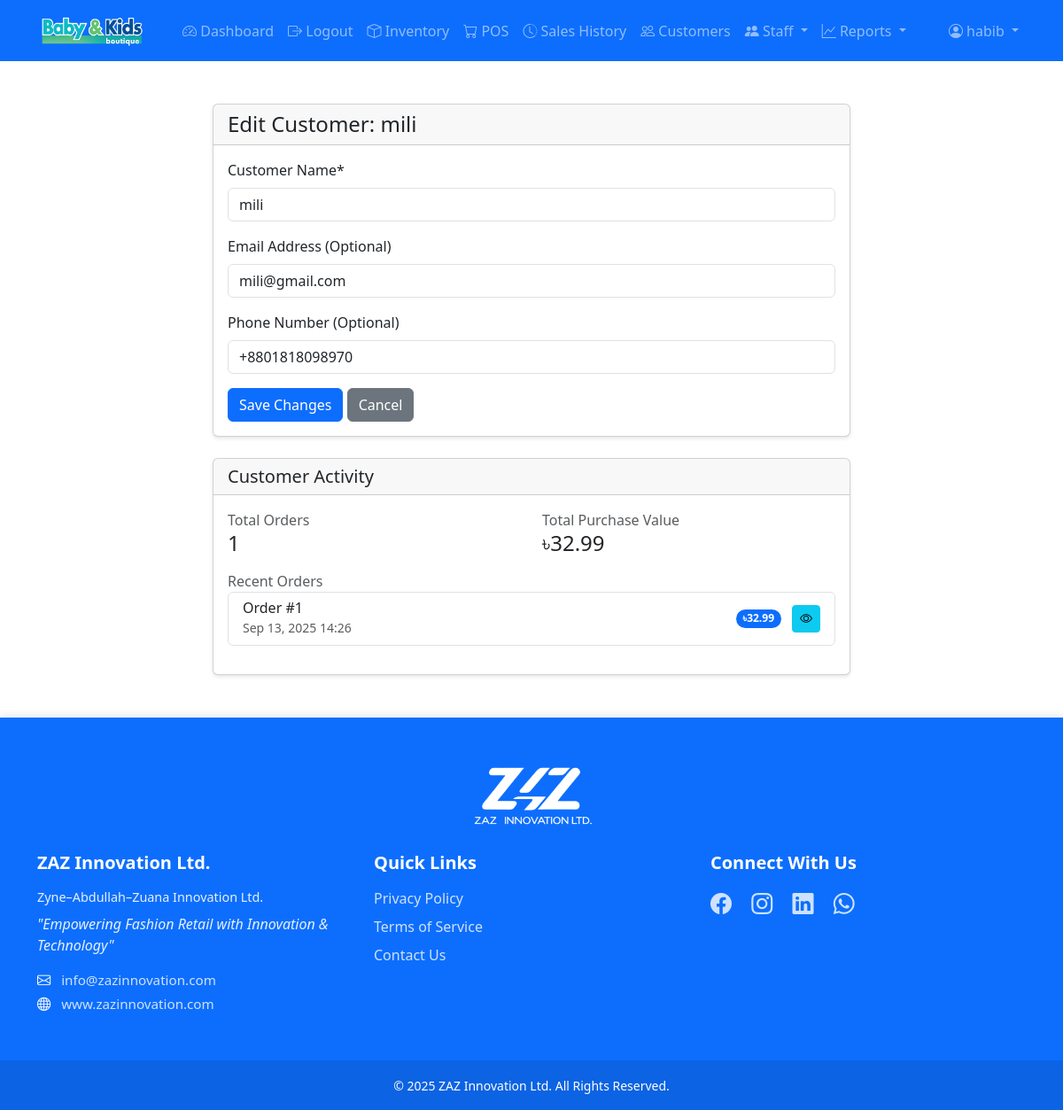
/accounts/customers/7/edit/ (signed in), run on an earlier commit of the app's database.
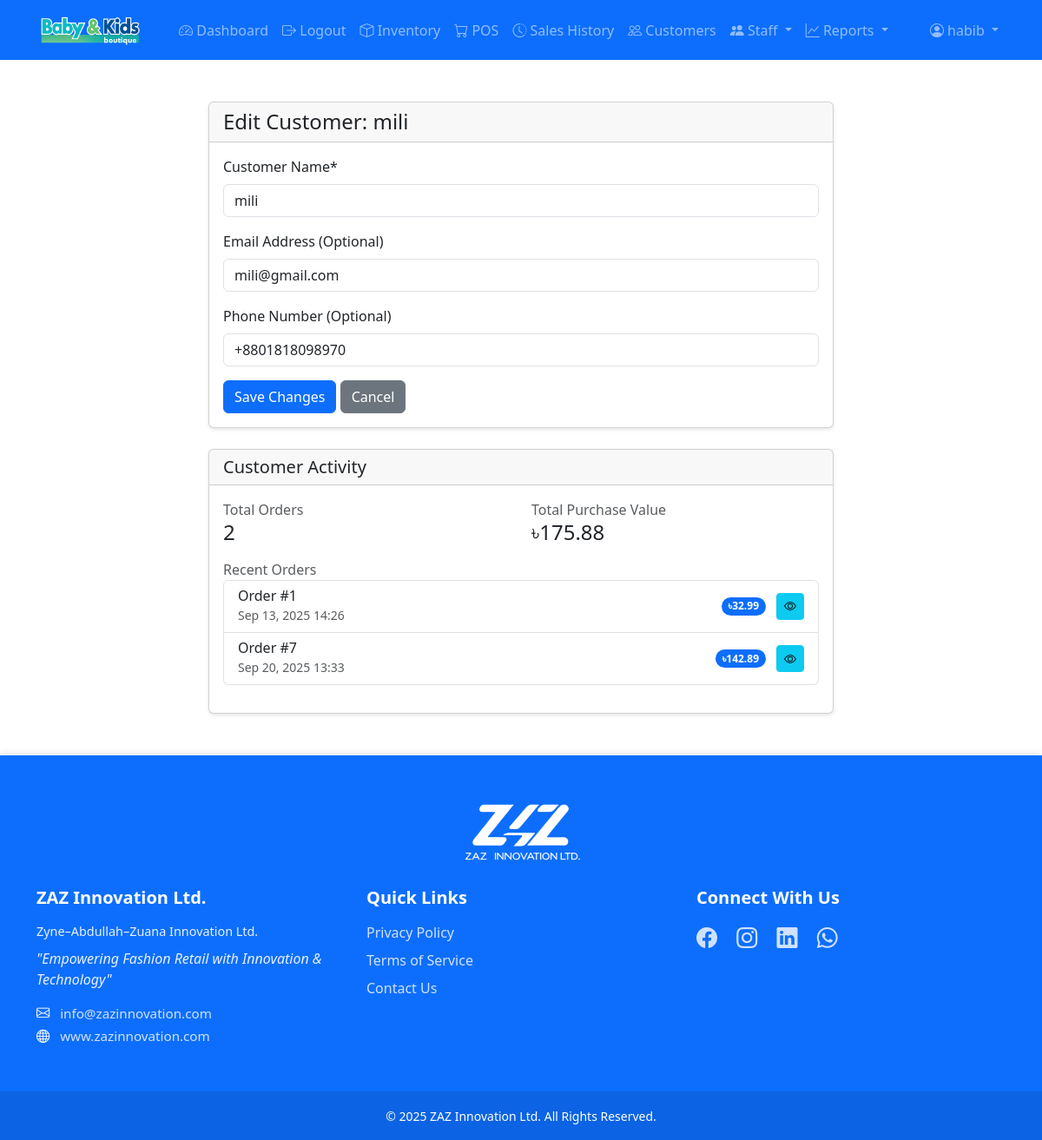
And on a later commit of the database.
### accounts/models.py (models this page shows, shortened)
class Customer(models.Model):
    name = models.CharField(max_length=100)
    email = models.EmailField(blank=True, null=True)
    phone_number = models.CharField(max_length=14, blank=True, null=True,
                                  help_text="")
    total_purchase_value = models.DecimalField(
        max_digits=12,
        decimal_places=2,
        default=0,
        validators=[MinValueValidator(0)]
    )
    created_at = models.DateTimeField(auto_now_add=True)
    updated_at = models.DateTimeField(auto_now=True)

### sales/models.py (models this page shows, shortened)
class Order(models.Model):
    ORDER_STATUS_CHOICES = [
        ('pending', 'Pending'),
        ('completed', 'Completed'),
        ('cancelled', 'Cancelled'),
    ]
    customer = models.ForeignKey('accounts.Customer', null=True, on_delete=models.PROTECT)
    salesperson = models.ForeignKey(User, on_delete=models.PROTECT)
    shop_assistant = models.ForeignKey(
        'accounts.ShopAssistant',
        null=True,
        blank=True,
        on_delete=models.SET_NULL,
        help_text="Shop assistant who helped with this sale"
    )
    order_date = models.DateTimeField(auto_now_add=True)
    subtotal = models.DecimalField(max_digits=10, decimal_places=2, validators=[MinValueValidator(0)], default=0)
    tax = models.DecimalField(max_digits=10, decimal_places=2, validators=[MinValueValidator(0)], default=0)
    total = models.DecimalField(max_digits=10, decimal_places=2, validators=[MinValueValidator(0)], default=0)
    status = models.CharField(max_length=20, choices=ORDER_STATUS_CHOICES, default='pending')

### accounts/views.py (the view, shortened to what this page needs)
# urls.py: path('customers/<int:pk>/edit/', views.CustomerUpdateView.as_view(), name='customer-edit'),
class CustomerUpdateView(LoginRequiredMixin, UpdateView):
    model = Customer
    template_name = 'accounts/customer_form.html'
    form_class = CustomerForm
    def get_context_data(self, **kwargs):
        context = super().get_context_data(**kwargs)
        if self.object:  # If this is an existing customer
            context['order_count'] = self.object.order_set.count()
            context['total_purchase_value'] = self.object.total_purchase_value
            context['recent_orders'] = self.object.order_set.all()[:5]
        return context

### accounts/forms.py (shortened to what this page needs)
class CustomerForm(forms.ModelForm):
    class Meta:
        model = Customer
        fields = ['name', 'email', 'phone_number']
        labels = {
            'name': 'Customer Name',
            'email': 'Email Address (Optional)',
            'phone_number': 'Phone Number (Optional)'
        }
        widgets = {
            'phone_number': forms.TextInput(attrs={
                'maxlength': '14',
                'type': 'text',
                'placeholder': '01xxxxxxxxx or +8801xxxxxxxxxx'
            })
        }

### templates/accounts/customer_form.html (shortened to what this page needs)
{% extends 'base.html' %}
{% load crispy_forms_tags %}
{% block content %}
<div class="container mt-4">
    <div class="row justify-content-center">
        <div class="col-md-8">
            <div class="card">
                <div class="card-header">
                    <h4 class="mb-0">
                        {% if form.instance.pk %}
                            Edit Customer: {{ form.instance.name }}
                        {% else %}
                            Add New Customer
                        {% endif %}
                    </h4>
                </div>
                <div class="card-body">
                    <form method="post" novalidate>
                        {{ form|crispy }}
                        <div class="mt-3">
                            <button type="submit" class="btn btn-primary">
                                {% if form.instance.pk %}Save Changes{% else %}Add Customer{% endif %}
                            </button>
                            <a href="{% url 'accounts:customer-list' %}" class="btn btn-secondary">Cancel</a>
                        </div>
                    </form>
                </div>
            </div>
        </div>
    </div>
    {% if form.instance.pk %}
    <div class="row justify-content-center mt-4">
        <div class="col-md-8">
            <div class="card">
                <div class="card-header">
                    <h5 class="mb-0">Customer Activity</h5>
                </div>
                <div class="card-body">
                    <div class="row">
                        <div class="col-md-6">
                            <div class="mb-3">
                                <label class="text-muted">Total Orders</label>
                                <h4>{{ order_count }}</h4>
                            </div>
                        </div>
                        <div class="col-md-6">
                            <div class="mb-3">
                                <label class="text-muted">Total Purchase Value</label>
                                <h4>৳{{ total_purchase_value|floatformat:2 }}</h4>
                            </div>
                        </div>
                    </div>
                    <div class="mb-3">
                        <label class="text-muted">Recent Orders</label>
                        <div class="list-group">
                            {% if recent_orders %}
                                {% for order in recent_orders %}
                                <div class="list-group-item d-flex justify-content-between align-items-center">
                                    <div>
                                        <h6 class="mb-0">Order #{{ order.id }}</h6>
                                        <small class="text-muted">{{ order.order_date|date:"M d, Y H:i" }}</small>
                                    </div>
                                    <div>
                                        <span class="badge bg-primary rounded-pill">৳{{ order.total|floatformat:2 }}</span>
                                        <a href="{% url 'sales:order-detail' order.pk %}" class="btn btn-sm btn-info ms-2">
                                            <i class="bi bi-eye"></i>
                                        </a>
                                    </div>
                                </div>
                                {% endfor %}
                            {% else %}
                                <div class="list-group-item text-center text-muted">
                                    No orders yet
                                </div>
                            {% endif %}
                        </div>
                    </div>
                </div>
            </div>
        </div>
    </div>
    {% endif %}
</div>
{% endblock %}

What changed in the data, as far as the page shows it:
changed Customer "mili": total_purchase_value "32.99" → "175.88"
added Order: id "7", order_date "Sep 20, 2025 13:33", total "142.89"
Also different on the page:
{{ order_count }}: "1" → "2"
